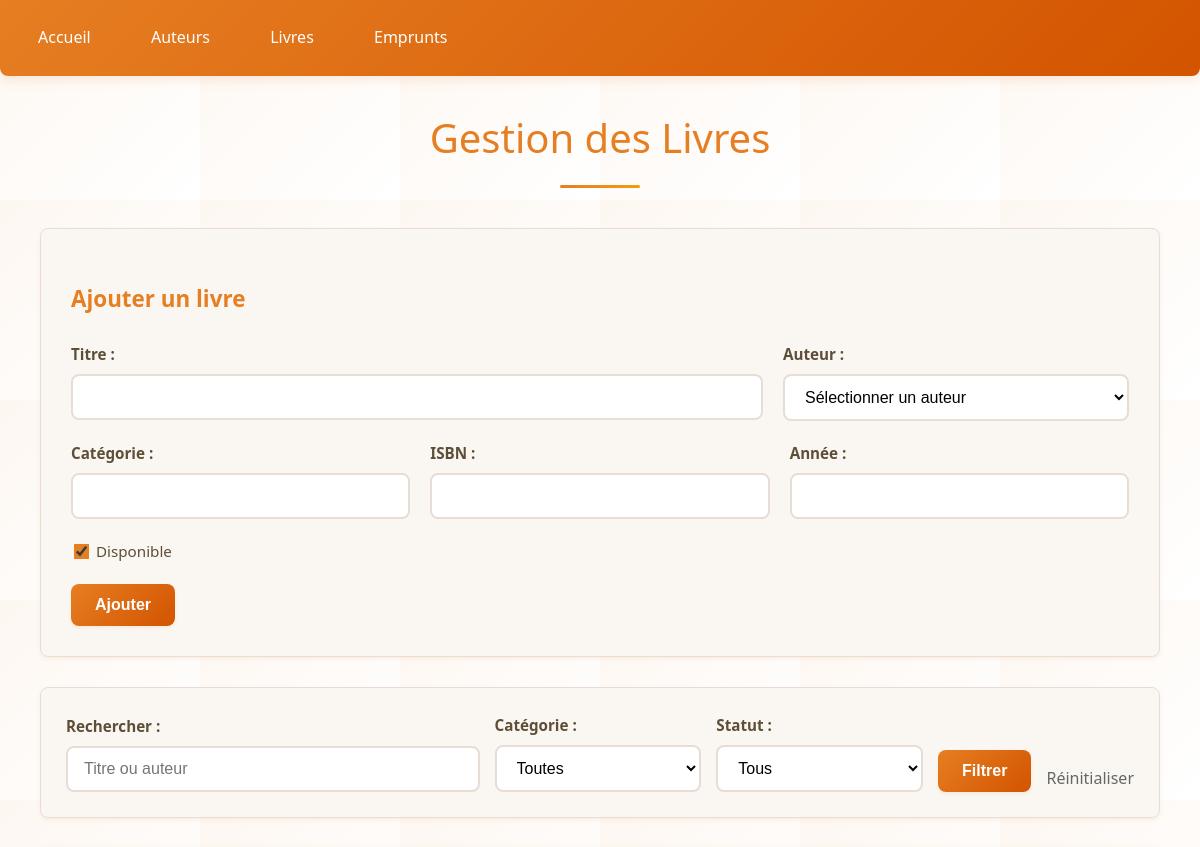
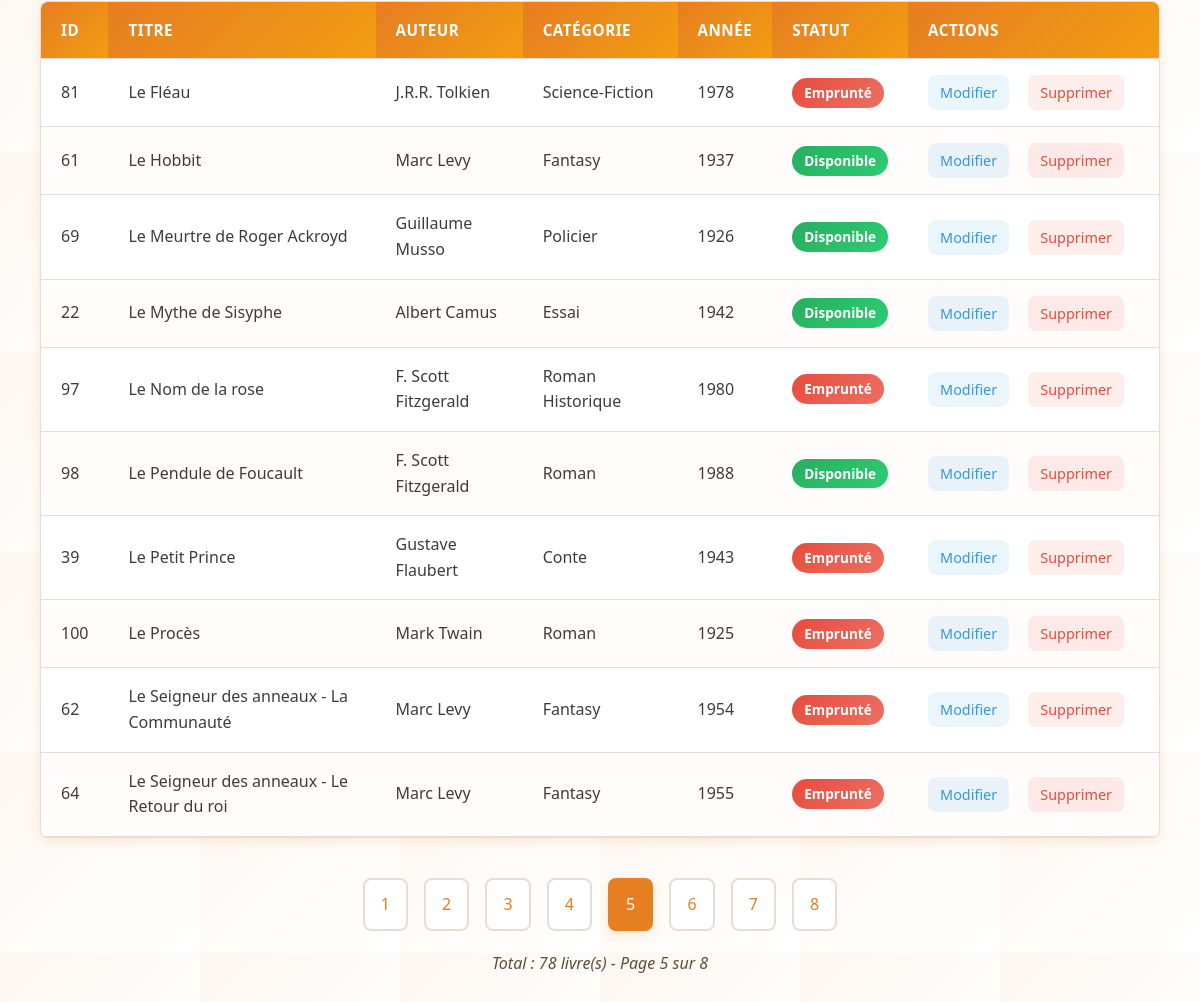
/livres.php?page=5, run on the app's committed database (2 pictures, top to bottom).
### tables this page shows
CREATE TABLE IF NOT EXISTS `livres` (
  `id_livre` int NOT NULL AUTO_INCREMENT,
  `titre` varchar(200) NOT NULL,
  `id_auteur` int DEFAULT NULL,
  `categorie` varchar(50) DEFAULT NULL,
  `isbn` varchar(13) DEFAULT NULL,
  `annee_publication` int DEFAULT NULL,
  `disponible` tinyint(1) DEFAULT '1',
  PRIMARY KEY (`id_livre`),
  KEY `id_auteur` (`id_auteur`)
);

### livres.php (the view, shortened to what this page needs)
<?php
require_once 'config.php';
$search = $_GET['search'] ?? '';
$page = max(1, $_GET['page'] ?? 1);
$limit = 10;
$offset = ($page - 1) * $limit;
$whereConditions = [];
$params = [];
$whereClause = $whereConditions ? "WHERE " . implode(" AND ", $whereConditions) : "";
$countStmt = $pdo->prepare("SELECT COUNT(*) FROM livres l JOIN auteurs a ON l.id_auteur = a.id_auteur $whereClause");
$countStmt->execute($params);
$total = $countStmt->fetchColumn();
$totalPages = ceil($total / $limit);
$stmt = $pdo->prepare("SELECT l.*, CONCAT(a.prenom, ' ', a.nom) as auteur FROM livres l JOIN auteurs a ON l.id_auteur = a.id_auteur $whereClause ORDER BY l.titre LIMIT $limit OFFSET $offset");
$stmt->execute($params);
$livres = $stmt->fetchAll();
$editLivre = null;
?>
<!DOCTYPE html>
<html lang="fr">
<head>
    <link rel="stylesheet" href="style.css">
</head>
<body>
    <div class="nav">
        <a href="index.php">Accueil</a>
        <a href="auteurs.php">Auteurs</a>
        <a href="livres.php">Livres</a>
        <a href="emprunts.php">Emprunts</a>
    </div>
    <div class="container">
        <h1>Gestion des Livres</h1>
        <div class="form-container">
            <h3><?= $editLivre ? 'Modifier' : 'Ajouter' ?> un livre</h3>
            <form method="POST">
                <div class="grid-2">
                    <div class="form-group">
                        <label>Titre :</label>
                        <input type="text" name="titre" value="<?= $editLivre['titre'] ?? '' ?>" required>
                    </div>
                    <div class="form-group">
                        <label>Auteur :</label>
                        <select name="id_auteur" required>
                            <option value="">Sélectionner un auteur</option>
                        </select>
                    </div>
                </div>
                <div class="grid-3">
                    <div class="form-group">
                        <label>Catégorie :</label>
                        <input type="text" name="categorie" value="<?= $editLivre['categorie'] ?? '' ?>">
                    </div>
                    <div class="form-group">
                        <label>ISBN :</label>
                        <input type="text" name="isbn" value="<?= $editLivre['isbn'] ?? '' ?>">
                    </div>
                    <div class="form-group">
                        <label>Année :</label>
                        <input type="number" name="annee_publication" value="<?= $editLivre['annee_publication'] ?? '' ?>">
                    </div>
                </div>
                <div class="form-group">
                    <label class="checkbox-label">
                        <input type="checkbox" name="disponible" value="1" <?= (!$editLivre || $editLivre['disponible']) ? 'checked' : '' ?>>
                        Disponible
                    </label>
                </div>
                <button type="submit"><?= $editLivre ? 'Modifier' : 'Ajouter' ?></button>
            </form>
        </div>
        <div class="search">
            <form method="GET">
                <div class="grid-2-1-1">
                    <div>
                        <label>Rechercher :</label>
                        <input type="text" name="search" value="<?= htmlspecialchars($search) ?>" placeholder="Titre ou auteur">
                    </div>
                    <div>
                        <label>Catégorie :</label>
                        <select name="categorie">
                            <option value="">Toutes</option>
                        </select>
                    </div>
                    <div>
                        <label>Statut :</label>
                        <select name="disponible">
                            <option value="">Tous</option>
                        </select>
                    </div>
                    <button type="submit">Filtrer</button>
                    <a href="livres.php" style="text-decoration: none; color: #666;">Réinitialiser</a>
                </div>
            </form>
        </div>
        <table>
            <thead>
                <tr>
                    <th>ID</th>
                    <th>Titre</th>
                    <th>Auteur</th>
                    <th>Catégorie</th>
                    <th>Année</th>
                    <th>Statut</th>
                    <th>Actions</th>
                </tr>
            </thead>
            <tbody>
                <?php foreach ($livres as $livre): ?>
                <tr>
                    <td><?= $livre['id_livre'] ?></td>
                    <td><?= htmlspecialchars($livre['titre']) ?></td>
                    <td><?= htmlspecialchars($livre['auteur']) ?></td>
                    <td><?= htmlspecialchars($livre['categorie']) ?></td>
                    <td><?= $livre['annee_publication'] ?></td>
                    <td>
                        <span class="<?= $livre['disponible'] ? 'status-disponible' : 'status-indisponible' ?>">
                            <?= $livre['disponible'] ? 'Disponible' : 'Emprunté' ?>
                        </span>
                    </td>
                    <td class="actions">
                        <a href="?edit=<?= $livre['id_livre'] ?>" class="btn-edit">Modifier</a>
                        <a href="?delete=<?= $livre['id_livre'] ?>" class="btn-delete" onclick="return confirm('Êtes-vous sûr ?')">Supprimer</a>
                    </td>
                </tr>
                <?php endforeach; ?>
            </tbody>
        </table>
        <?php if ($totalPages > 1): ?>
        <div class="pagination">
            <?php
            $queryParams = [];
            $queryString = $queryParams ? '&' . implode('&', $queryParams) : '';
            ?>
            <?php for ($i = 1; $i <= $totalPages; $i++): ?>
                <a href="?page=<?= $i ?><?= $queryString ?>" class="<?= $i == $page ? 'current' : '' ?>"><?= $i ?></a>
            <?php endfor; ?>
        </div>
        <?php endif; ?>
        <p>Total : <?= $total ?> livre(s) - Page <?= $page ?> sur <?= $totalPages ?></p>
    </div>
</body>
</html>

### data on the page
livres: id_livre "81", titre "Le Fléau", auteur "J.R.R. Tolkien", categorie "Science-Fiction", annee_publication "1978", disponible "Emprunté"
livres: id_livre "61", titre "Le Hobbit", auteur "Marc Levy", categorie "Fantasy", annee_publication "1937", disponible "Disponible"
livres: id_livre "69", titre "Le Meurtre de Roger Ackroyd", auteur "Guillaume Musso", categorie "Policier", annee_publication "1926", disponible "Disponible"
livres: id_livre "22", titre "Le Mythe de Sisyphe", auteur "Albert Camus", categorie "Essai", annee_publication "1942", disponible "Disponible"
livres: id_livre "97", titre "Le Nom de la rose", auteur "F. Scott Fitzgerald", categorie "Roman Historique", annee_publication "1980", disponible "Emprunté"
livres: id_livre "98", titre "Le Pendule de Foucault", auteur "F. Scott Fitzgerald", categorie "Roman", annee_publication "1988", disponible "Disponible"
livres: id_livre "39", titre "Le Petit Prince", auteur "Gustave Flaubert", categorie "Conte", annee_publication "1943", disponible "Emprunté"
livres: id_livre "100", titre "Le Procès", auteur "Mark Twain", categorie "Roman", annee_publication "1925", disponible "Emprunté"
livres: id_livre "62", titre "Le Seigneur des anneaux - La Communauté", auteur "Marc Levy", categorie "Fantasy", annee_publication "1954", disponible "Emprunté"
livres: id_livre "64", titre "Le Seigneur des anneaux - Le Retour du roi", auteur "Marc Levy", categorie "Fantasy", annee_publication "1955", disponible "Emprunté"

### other printed values
$total "78"
$page "5"
$totalPages "8"
